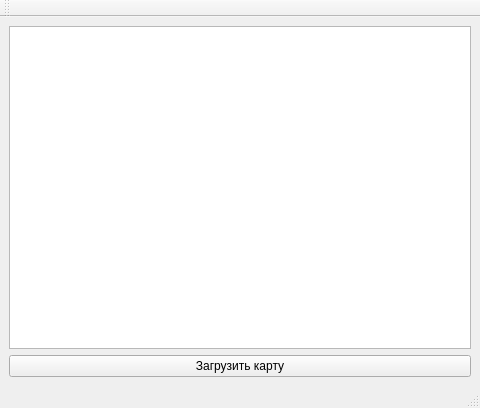
<?xml version="1.0" encoding="UTF-8"?>
<ui version="4.0">
 <class>Map</class>
 <widget class="QMainWindow" name="Map">
  <property name="geometry">
   <rect>
    <x>0</x>
    <y>0</y>
    <width>480</width>
    <height>408</height>
   </rect>
  </property>
  <property name="windowTitle">
   <string>MainWindow</string>
  </property>
  <widget class="QWidget" name="centralwidget">
   <property name="sizePolicy">
    <sizepolicy hsizetype="Expanding" vsizetype="Expanding">
     <horstretch>0</horstretch>
     <verstretch>0</verstretch>
    </sizepolicy>
   </property>
   <layout class="QVBoxLayout" name="verticalLayout_2">
    <item>
     <widget class="QGraphicsView" name="graphicsView">
      <property name="sizePolicy">
       <sizepolicy hsizetype="Preferred" vsizetype="Expanding">
        <horstretch>0</horstretch>
        <verstretch>0</verstretch>
       </sizepolicy>
      </property>
      <property name="minimumSize">
       <size>
        <width>10</width>
        <height>10</height>
       </size>
      </property>
      <property name="verticalScrollBarPolicy">
       <enum>Qt::ScrollBarAsNeeded</enum>
      </property>
      <property name="sizeAdjustPolicy">
       <enum>QAbstractScrollArea::AdjustToContents</enum>
      </property>
     </widget>
    </item>
    <item>
     <widget class="QPushButton" name="pushButton">
      <property name="text">
       <string>Загрузить карту</string>
      </property>
     </widget>
    </item>
   </layout>
  </widget>
  <widget class="QToolBar" name="toolBar">
   <property name="windowTitle">
    <string>toolBar</string>
   </property>
   <attribute name="toolBarArea">
    <enum>TopToolBarArea</enum>
   </attribute>
   <attribute name="toolBarBreak">
    <bool>false</bool>
   </attribute>
  </widget>
  <widget class="QStatusBar" name="statusbar"/>
  <widget class="QMenuBar" name="menubar">
   <property name="geometry">
    <rect>
     <x>0</x>
     <y>0</y>
     <width>480</width>
     <height>25</height>
    </rect>
   </property>
  </widget>
 </widget>
 <resources/>
 <connections/>
</ui>
